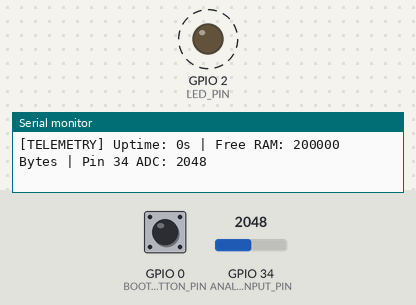
A sketch run on a simulated ESP32. On the bench: output pins drawn as LEDs (lit = HIGH), the last lines printed to the serial monitor. Dashed ring = blinking. The inputs (shaded band) are chosen by the test bench; at power-on: GPIO 0 (BOOT_BUTTON_PIN) HIGH, GPIO 34 (ANALOG_INPUT_PIN) = 2048.

Above: at 1.8 s.
1.9 s: GPIO 0 (BOOT_BUTTON_PIN) pulled LOW for 1.25 s
At 2.4 s:
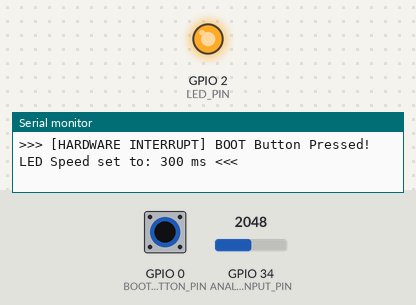
At 2.9 s:
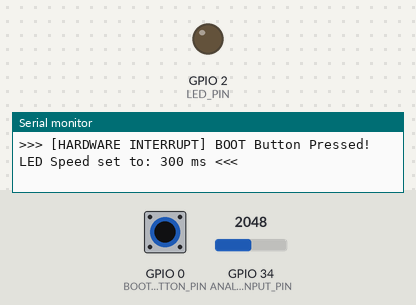
Timing chart, 0 to 11.4 s (numbered marks = the images above; inputs shaded):
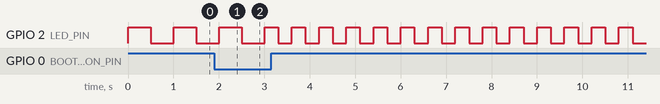

The sketch:

FreeRTOS_Multitasking_System_1.ino
```cpp
#include <Arduino.h>
#include "esp_task_wdt.h"

// ============================================================================
// HARDWARE DEFINITIONS
// ============================================================================
#define BOOT_BUTTON_PIN   0       // Built-in ESP32 BOOT Button
#define LED_PIN           2       // Built-in Blue LED on most ESP32 DevKits
#define ANALOG_INPUT_PIN  34      // ADC Pin reading floating voltage/noise
#define WDT_TIMEOUT_SEC   5

// Data Structure for Telemetry
struct SystemTelemetry {
    uint32_t freeHeapBytes;      // Real available RAM
    uint32_t systemUptimeSec;    // Real uptime in seconds
    int      rawAnalogValue;     // Real ADC reading
};

// ============================================================================
// FREERTOS HANDLES
// ============================================================================
QueueHandle_t      telemetryQueue;
QueueHandle_t      ledBlinkSpeedQueue; // Controls LED speed via Button
SemaphoreHandle_t  serialMutex;
SemaphoreHandle_t  buttonSemaphore;   // Triggered by hardware interrupt

TaskHandle_t       hTaskButton;
TaskHandle_t       hTaskTelemetry;
TaskHandle_t       hTaskActuator;
TaskHandle_t       hTaskMonitor;

// ============================================================================
// HARDWARE INTERRUPT SERVICE ROUTINE (ISR)
// ============================================================================
// Triggered when BOOT button is pressed
void IRAM_ATTR buttonISR() {
    BaseType_t xHigherPriorityTaskWoken = pdFALSE;
    // Signal the Button Task from ISR safely
    xSemaphoreGiveFromISR(buttonSemaphore, &xHigherPriorityTaskWoken);
    if (xHigherPriorityTaskWoken) {
        portYIELD_FROM_ISR();
    }
}

// ============================================================================
// SETUP
// ============================================================================
void setup() {
    Serial.begin(115200);
    while (!Serial) { delay(10); }

    pinMode(BOOT_BUTTON_PIN, INPUT_PULLUP);
    pinMode(LED_PIN, OUTPUT);

    // Attach Hardware Interrupt to BOOT Button (Falling Edge = Press)
    attachInterrupt(digitalPinToInterrupt(BOOT_BUTTON_PIN), buttonISR, FALLING);

    // Initialize FreeRTOS Queues & Mutexes
    serialMutex         = xSemaphoreCreateMutex();
    buttonSemaphore     = xSemaphoreCreateBinary();
    telemetryQueue      = xQueueCreate(5, sizeof(SystemTelemetry));
    ledBlinkSpeedQueue  = xQueueCreate(5, sizeof(uint32_t));

    // Watchdog Configuration
    esp_task_wdt_config_t twdt_config = {
        .timeout_ms = WDT_TIMEOUT_SEC * 1000,
        .idle_core_mask = (1 << 0) | (1 << 1),
        .trigger_panic = true
    };
    esp_task_wdt_reconfigure(&twdt_config);

    // Create Real Tasks
    xTaskCreatePinnedToCore(TaskButtonHandler,  "ButtonTask",  2048, NULL, 3, &hTaskButton,    0);
    xTaskCreatePinnedToCore(TaskRealTelemetry,  "TelemTask",   3072, NULL, 2, &hTaskTelemetry, 1);
    xTaskCreatePinnedToCore(TaskLEDActuator,    "LEDTask",     2048, NULL, 1, &hTaskActuator,  1);
    xTaskCreatePinnedToCore(TaskSystemMonitor,  "MonitorTask", 3072, NULL, 1, &hTaskMonitor,   0);

    Serial.println("\n[SYSTEM] Real-Hardware FreeRTOS Pipeline Online.");
    Serial.println("[HINT] Press the physical BOOT button on ESP32 to change LED speed!\n");
}

void loop() {
    vTaskDelete(NULL); // Free memory, setup complete
}

// ============================================================================
// TASK 1: BUTTON INTERRUPT HANDLER (Debounces and toggles LED speed)
// ============================================================================
void TaskButtonHandler(void *pvParameters) {
    esp_task_wdt_add(NULL);
    uint32_t blinkDelays[] = {100, 300, 1000}; // Speed levels in ms
    uint8_t currentSpeedIndex = 0;

    while (1) {
        esp_task_wdt_reset();

        // Wait efficiently for ISR signal (Zero CPU consumption while sleeping)
        if (xSemaphoreTake(buttonSemaphore, pdMS_TO_TICKS(1000)) == pdTRUE) {

            // Simple Debounce delay
            vTaskDelay(pdMS_TO_TICKS(150));

            currentSpeedIndex = (currentSpeedIndex + 1) % 3;
            uint32_t newDelay = blinkDelays[currentSpeedIndex];

            // Send new delay speed to LED Task
            xQueueSend(ledBlinkSpeedQueue, &newDelay, 0);

            if (xSemaphoreTake(serialMutex, portMAX_DELAY)) {
                Serial.printf("\n>>> [HARDWARE INTERRUPT] BOOT Button Pressed! LED Speed set to: %u ms <<<\n\n", newDelay);
                xSemaphoreGive(serialMutex);
            }
        }
    }

}

// ============================================================================
// TASK 2: REAL TELEMETRY SAMPLER (Reads Heap & ADC)
// ============================================================================
void TaskRealTelemetry(void *pvParameters) {
    esp_task_wdt_add(NULL);
    SystemTelemetry packet;

    while (1) {
        esp_task_wdt_reset();

        // Query real ESP32 silicon status
        packet.freeHeapBytes   = esp_get_free_heap_size();
        packet.systemUptimeSec = millis() / 1000;
        packet.rawAnalogValue  = analogRead(ANALOG_INPUT_PIN);

        // Push real metrics to queue
        xQueueSend(telemetryQueue, &packet, pdMS_TO_TICKS(100));

        vTaskDelay(pdMS_TO_TICKS(1000)); // Sample every 1 sec
    }
}

// ============================================================================
// TASK 3: ACTUATOR CONTROL (Drives Physical LED)
// ============================================================================
void TaskLEDActuator(void *pvParameters) {
    esp_task_wdt_add(NULL);
    uint32_t toggleDelayMs = 500; // Default speed
    uint32_t updatedDelay = 0;

    while (1) {
        esp_task_wdt_reset();

        // Check if button task requested speed change (Non-blocking)
        if (xQueueReceive(ledBlinkSpeedQueue, &updatedDelay, 0) == pdTRUE) {
            toggleDelayMs = updatedDelay;
        }

        // Drive real physical GPIO
        digitalWrite(LED_PIN, HIGH);
        vTaskDelay(pdMS_TO_TICKS(toggleDelayMs));

        digitalWrite(LED_PIN, LOW);
        vTaskDelay(pdMS_TO_TICKS(toggleDelayMs));
    }
}

// ============================================================================
// TASK 4: SYSTEM HEALTH & METRICS MONITOR
// ============================================================================
void TaskSystemMonitor(void *pvParameters) {
    esp_task_wdt_add(NULL);
    SystemTelemetry rxPacket;

    while (1) {
        esp_task_wdt_reset();

        // Print Telemetry when it arrives in Queue
        if (xQueueReceive(telemetryQueue, &rxPacket, pdMS_TO_TICKS(2000)) == pdTRUE) {
            if (xSemaphoreTake(serialMutex, portMAX_DELAY)) {
                Serial.printf("[TELEMETRY] Uptime: %us | Free RAM: %u Bytes | Pin 34 ADC: %d\n",
                              rxPacket.systemUptimeSec,
                              rxPacket.freeHeapBytes,
                              rxPacket.rawAnalogValue);
                xSemaphoreGive(serialMutex);
            }
        }

        vTaskDelay(pdMS_TO_TICKS(3000));
    }
}
```
